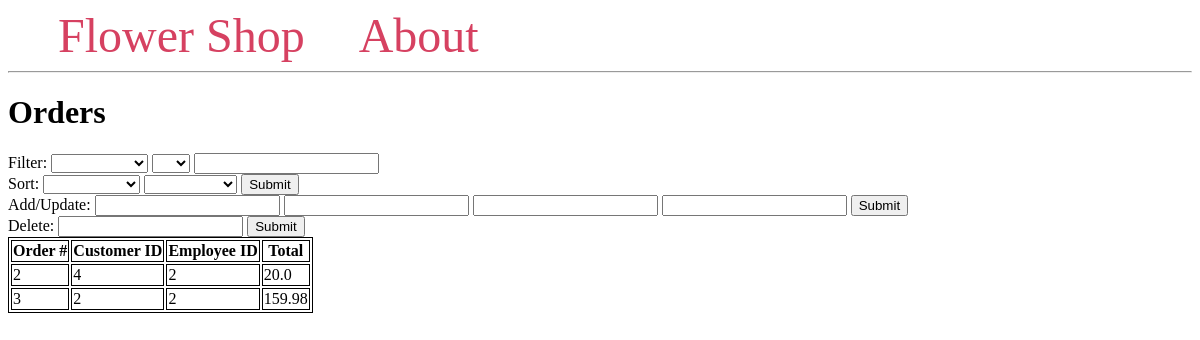
The page /orders on the database its author committed.
### tables this page shows
CREATE TABLE orders(
                orderID INTEGER PRIMARY KEY,
                customerID INTEGER,
                employeeID INTEGER,
                total NOT NULL CHECK (total>=0),
                FOREIGN KEY (customerID)
                    REFERENCES customer (customerID)
                    ON DELETE SET NULL,
                FOREIGN KEY (employeeID)
                    REFERENCES employee (employeeID)
                    ON DELETE SET NULL
            );

### main.py (the view, shortened to what this page needs)
@app.route("/orders", methods=("GET", "POST"))
def orders():
    conn = get_db_connection()
    cursor = conn.cursor()
    db = Database(conn, cursor)
    orders = conn.execute("SELECT * FROM orders").fetchall()
    return render_template("orders.html", orders=orders)

### main.py (called while the page is built)
def get_db_connection():
    conn = sqlite3.connect('flowershopdatabase.db', check_same_thread=False)
    conn.execute("PRAGMA foreign_keys = 1")
    conn.row_factory = sqlite3.Row
    return conn

### templates/orders.html (shortened to what this page needs)
{% extends 'base.html' %}
{% block content %}
    <h1>{% block title %} Orders {% endblock %}</h1>
    <div>
        <form method="post">
            <div>
                <label>Filter:</label>
                <select name="filt_attr">
                    <option value=""></option>
                    <option value="orderID">Order #</option>
                </select>
                <select name="op">
                    <option value=""></option>
                    <option value="=">=</option>
                </select>
                <input type="text" name="value">
            </div>
            <label>Sort:</label>
            <select name="sort_attr" id="sort_attr">
                    <option value=""></option>
                    <option value="orderID">Order #</option>
            </select>
            <select name="asc" id="asc">
                <option value=""></option>
                <option value="ASC">Ascending</option>
            </select>
            <button type="submit" name="sort" value="sort">Submit</button>
            <div>
                <label>Add/Update:</label>
                <input type="text" name="orderID">
                <input type="text" name="customerID">
                <input type="text" name="employeeID">
                <input type="text" name="total">
                <button type="submit" name="add" value="add">Submit</button>
            </div>
            <div>
                <label>Delete:</label>
                <input type="text" name="orderID2">
                <button type="submit" name="del" value="del">Submit</button>
            </div>
        </form>
    </div>
    <table>
        <tr>
          <th>Order #</th>
          <th>Customer ID</th>
          <th>Employee ID</th>
          <th>Total</th>
        </tr>
        {% for order in orders %}
                <tr>
                    <td>{{ order['orderID'] }}</td>
                    <td>{{ order['customerID'] }}</td>
                    <td>{{ order['employeeID'] }}</td>
                    <td>{{ order['total'] }}</td>
                </tr>
        {% endfor %}
    </table>
{% endblock %}

### templates/base.html (style rules this page uses)
table, th, td { border: 1px solid black; }

### rows shown on the page
orders: orderID "2", customerID "4", employeeID "2", total "20.0"
orders: orderID "3", customerID "2", employeeID "2", total "159.98"
